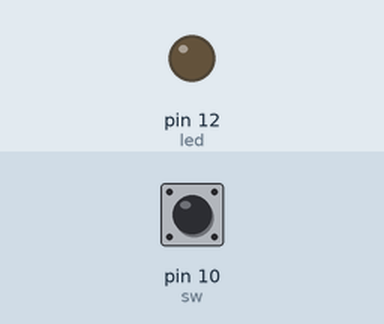
A sketch run on a simulated Arduino Uno, built with avr-gcc and run on an emulated ATmega328P. Parts: output pins drawn as LEDs (lit = HIGH). The test bench sets the inputs (shaded band); at power-on: pin 10 (sw) HIGH.

Above: at 1.8 s.
1.9 s: pin 10 (sw) pulled LOW for 0.6 s
At 2.4 s:
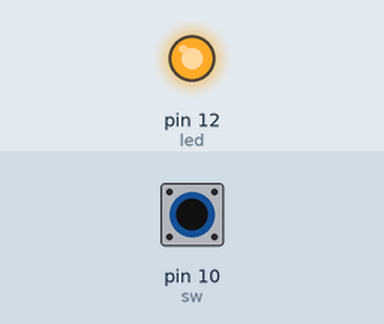
4.0 s: pin 10 (sw) pulled LOW for 3.2 s
At 8.4 s:
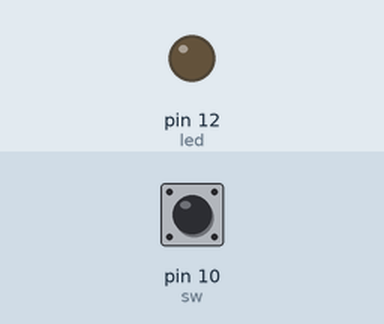
Timing chart, 0 to 9.9 s (numbered marks = the images above; inputs shaded):
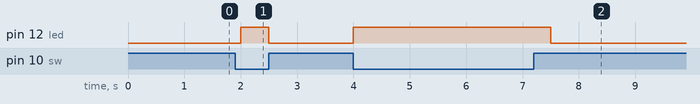

The sketch:

switch.ino
```cpp
int sw = 10;
int led = 12;
void setup() {
  Serial.begin(9600);
  pinMode(sw, INPUT);
  pinMode(led, OUTPUT);

}

void loop() {
 int val = digitalRead(sw);
 if(val == 0){
  digitalWrite(led,1);
 }else{
  digitalWrite(led,0);
 }
 delay(500);
}

// test git
```

Measured:
- after the input at 1.9 s, pin 12 (led): LOW → HIGH after 0.10 s, → LOW 0.50 s later
- after the input at 4.0 s, pin 12 (led): LOW → HIGH at once, → LOW 3.5 s later
